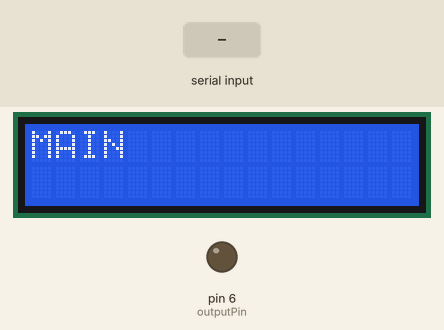
Simulated run of this program. Board: Arduino Uno, built with avr-gcc and run on an emulated ATmega328P. On the bench: 16×2 character LCD, output pins drawn as LEDs (lit = HIGH). Inputs (shaded band) come from the test bench.

Above: at 1.2 s.
1.3 s: "$\n" received over Serial
At 1.9 s:
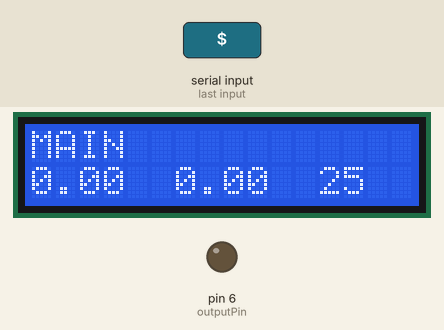
Timing chart, 0 to 4.3 s (numbered marks = the images above; inputs shaded):
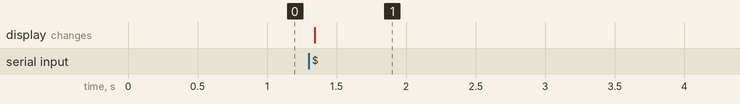

Measured:
- after the input at 1.3 s, the display: changes at once (image 1)

The program:

main.cpp
```cpp
#include <SoftwareSerial.h>
#include <LiquidCrystal.h>
#include <AltSoftSerial.h>
#include <Wire.h>


#define HUMIDITY 0
#define TEMPERATURE 1
float info[2];// input format == humidity-temperature-dutycycle$


#define RXPIN 8
#define TXPIN 9
AltSoftSerial BTSerial(RXPIN, TXPIN);


#define ANALOG_WRITE_INTERVAL 255
SoftwareSerial virtualMonitor(7, 6); // RX | TX
int outputPin = 6;

LiquidCrystal lcd(12, 11, 5, 4, 3, 2);

void setup()
{
  pinMode(outputPin, OUTPUT);
  Serial.begin(9600);
  virtualMonitor.begin(9600);
  BTSerial.begin(9600);
  pinMode(RXPIN, INPUT);
  pinMode(TXPIN, OUTPUT);


  lcd.begin(16, 2);
  lcd.print("MAIN");
}

float *sensorInputProccess(const String &data)
{
  int splitIndex = 0;
  for (unsigned int i = 0; i < data.length(); i++)
    if (data[i] == '-')
      splitIndex = i;

  info[HUMIDITY] = data.substring(0, splitIndex).toFloat();
  lcd.setCursor(0, 1);
  lcd.println(info[HUMIDITY]);
  info[TEMPERATURE] = data.substring(splitIndex + 1, data.length()).toFloat();
  lcd.println(info[TEMPERATURE]);
  return info;
}

void sendDataToActuator(int dutyCycle){
  lcd.println(dutyCycle);
  BTSerial.print(info[HUMIDITY]);
  BTSerial.print("-");
  delay(100);
  BTSerial.print(info[TEMPERATURE]);
  BTSerial.print("-");
  delay(100);
  BTSerial.print(dutyCycle);
  BTSerial.print("$");
  delay(100);
  virtualMonitor.println("MAIN: sent to actuator!");
}

void sendDataToActuator(float* sensorData)
{
  if (info[HUMIDITY] < 10)
    sendDataToActuator(25);
  else if (info[HUMIDITY] >= 10 && info[HUMIDITY] < 20)
    sendDataToActuator(20);
  else if (info[HUMIDITY] >= 20 && info[HUMIDITY] < 30)
    if (info[TEMPERATURE] > 25)
      sendDataToActuator(10);
    else
      sendDataToActuator(0);
  else
      sendDataToActuator(0);
}

String entry = "";

void loop()
{
  char c = '\n';
  if (Serial.available()){
    c = Serial.read();
    entry += c;
  }
  if (c == '$'){
    virtualMonitor.println("MAIN: Received from sensor: ");
    float *sensorData = sensorInputProccess(entry);
    sendDataToActuator(sensorData);
    entry = "";
  }
}
```
